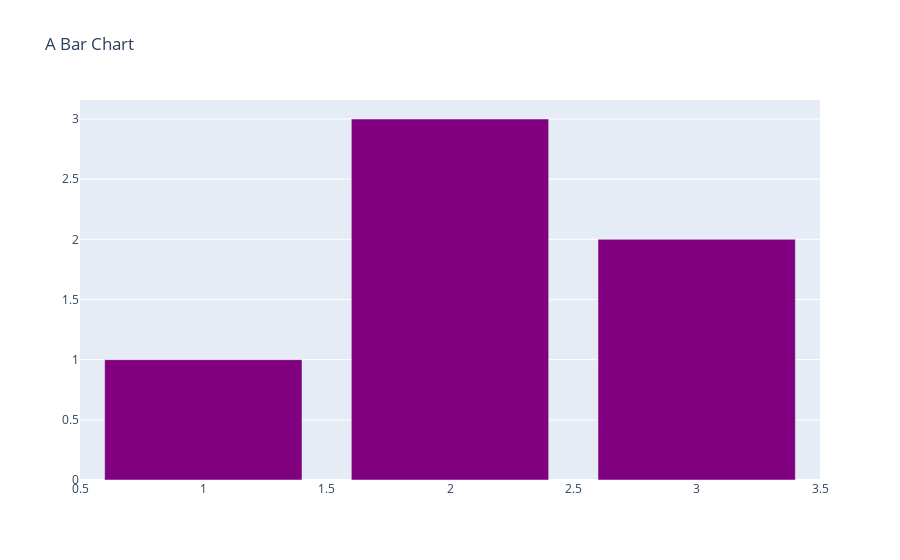

The cell this chart's notebook holds for it:
### Markdown cell above
## Bar chart
Here is how a simple bar chart looks like

### Code cell
# prepare the data list with a dictionary of properties
data = [dict(
        type='bar',
        x=[1, 2, 3],
        y=[1, 3, 2],
        marker=dict(color='purple')
    )]

# prepare the layout dictionary
layout = dict(
        title=dict(text="A Bar Chart")
        )

# prepare the figure dictionary
fig_dict = dict(data=data, layout=layout)

# prepare the figure and show it
fig = go.Figure(fig_dict)
fig.show(renderer='jupyterlab')

### Figure 1 — Plotly figure (JSON) as saved in the notebook; plotly's stock layout.template omitted (floating-point values rounded to 4 significant figures)
{"data": [{"marker": {"color": "purple"}, "type": "bar", "x": [1, 2, 3], "y": [1, 3, 2]}], "layout": {"autosize": true, "title": {"text": "A Bar Chart"}, "xaxis": {"autorange": true, "range": [0.5, 3.5], "type": "linear"}, "yaxis": {"autorange": true, "range": [0, 3.158], "type": "linear"}}}
